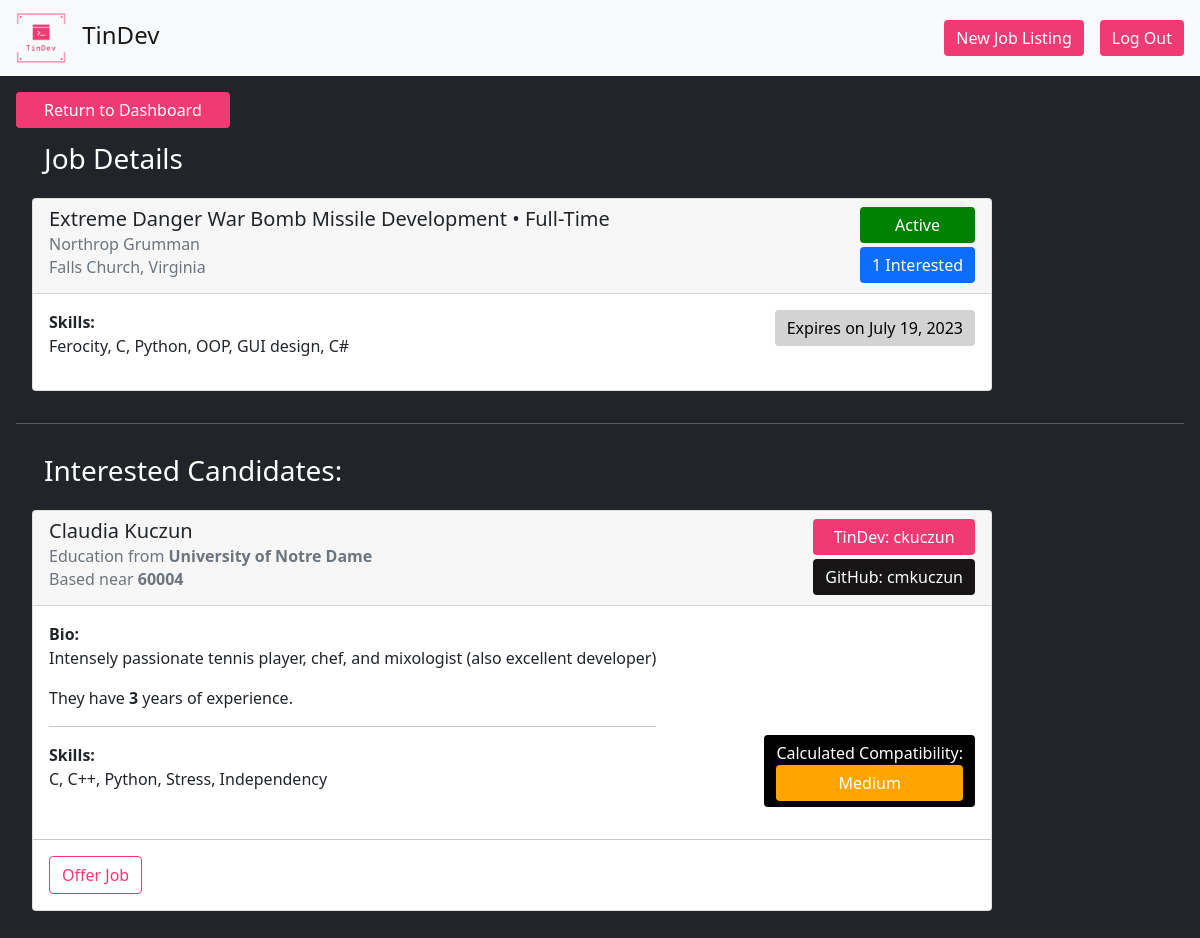
Screenshot of /recruiter/job_details/20 with the database file from the repository.
### rstart/models.py (models this page shows)
class JobPosting(models.Model):
    recruiter = models.CharField(max_length=200)
    company = models.CharField(max_length=200)
    candidate = models.CharField(max_length=200, null=True)
    interested = models.IntegerField(default=0)
    position = models.CharField(max_length=200)
    postype = models.BooleanField()
    city = models.CharField(max_length=200)
    state = models.CharField(max_length=200)
    skills = models.CharField(max_length=200)
    expiration = models.DateField()
    status = models.BooleanField()
    def is_expired(self):
        return not (date.today() < self.expiration)
    def num_interested(self):
        return len(JobInteraction.objects.filter(job=self.id, interested=True))

### cstart/models.py (models this page shows, shortened)
class Candidate(models.Model):
    name = models.CharField(max_length=200)
    bio = models.TextField(max_length=500, blank=True, default='')
    zipcode = models.IntegerField(default=00000)
    skills = models.CharField(max_length=200)
    github = models.CharField(max_length=200, blank=True, default='')
    years = models.IntegerField(default=0)
    education = models.CharField(max_length=300, blank=True, default='')
    username = models.CharField(max_length=200, unique=True)
    password = models.CharField(max_length=200)

### rstart/views.py (the view)
# urls.py: path('job_details/<str:job_id>', views.job_details, name="job_details"),
def job_details(request, job_id):
    job = JobPosting.objects.get(id=job_id)
    interactions = JobInteraction.objects.filter(job=job_id, interested=True)
    offer = JobOffer.objects.filter(job=job_id)
    candidates = list()
    for i in interactions:
        candidates.append(Candidate.objects.get(id=i.candidate).__dict__)
    for c in candidates:
        cskills = set([skill.lower() for skill in c['skills'].split(' ')])
        jskills = set([skill.lower() for skill in job.__dict__['skills'].split(' ')])
        score = 0
        for skill in cskills:
            if skill in jskills:
                score += 1
        if score <= 0:
            c['score'] = 1
        elif score > 0 and score < 3:
            c['score'] = 2
        else:
            c['score'] = 3
        if offer and offer[0].__dict__['candidate'] == c['id']:
            c['offer'] = True
            if offer[0].__dict__['accepted']:
                c['accepted'] = True
        else:
            c['offer'] = False
    return render(request, "tindev_site/recruiter/job_details.html", {"job": job, "candidates": candidates,})

### templates/tindev_site/recruiter/job_details.html (shortened to what this page needs)
<!DOCTYPE html>
<html lang="en">
<head>
    <link href="https://cdn.jsdelivr.net/npm/bootstrap@5.0.0/dist/css/bootstrap.min.css" rel="stylesheet">
</head>
<body class="bg-dark">
    <nav class="navbar navbar-light bg-light" style="padding: 0.5em 1em">
        <a class="navbar-brand" href="/" style="font-size: 1.5rem;">
            <img src="../../../static/img/logo.png" width="50" height="50" class="d-inline-block align-center" style="margin-right: 10px" alt="">
            TinDev
        </a>
        <div class="d-flex flex-row justify-content-between" style="padding: 0; margin: 0;">
            <button type="submit" class="btn btn-primary" style="background-color: #f03a75; border-style: none; margin-right: 1em;">
                <a href="/recruiter/create_job/" style="color: white; text-decoration:none; ">New Job Listing</a>
            </button>
            <button type="submit" class="btn btn-primary" style="background-color: #f03a75; border-style: none;">
                <a href="/recruiter/signout/" style="color: white; text-decoration:none; ">Log Out</a>
            </button>
        </div>
    </nav>
    <div class="bg-dark text-white" style="width: 100%; height: 100%; padding: 1em; margin: 0;">
        <button type="submit" class="btn btn-primary" style="border-style: none; background-color: #f03a75;">
            <a href="/recruiter/dashboard/" style="color: white; text-decoration:none;  padding: 0.5em 1em">
                Return to Dashboard
            </a>
        </button>
        <h3 style="padding: 0.5em 1em">
            Job Details
        </h3>
        <div class="card text-dark" style="width: 80vw; margin: 0rem 0rem 2rem 1rem;">
            <div class="card-header">
                <div class="d-flex justify-content-between">
                    <container>
                        <h5 class="card-title">
                            {{job.position}} &#x2022; {% if job.postype %}
                            Full-Time
                            {% else %}
                            Part-Time
                            {% endif %}
                        </h5>
                        <h6 class="card-subtitle mb-2 text-muted">
                            {{job.company}}
                        </h6>
                        <h6 class="card-subtitle mb-2 text-muted">
                            {{job.city}}, {{job.state}}
                        </h6>
                    </container>
                    <container class="d-flex flex-column">
                        {% if job.status %}
                        <b class="btn btn-primary" style="background-color: green; border-style: none; cursor: auto">
                            Active
                        </b>
                        {% else %}
                        <b class="btn btn-primary" style="background-color: red; border-style: none; cursor: auto">
                            Inactive
                        </b>
                        {% endif %}
                        <b class="btn btn-primary" style="border-style: none; cursor: auto; margin-top: 0.25em;">
                            {{job.num_interested}} Interested
                        </b>
                    </container>
                </div>
            </div>
            <div class="card-body">
                <div class="d-flex justify-content-between">
                    <container>
                        <b>Skills:</b>
                        <p>{{job.skills}}</p>
                    </container>
                    <container class="d-flex flex-column justify-content-start">
                        {% if not job.is_expired %}
                        <b class="btn btn-primary" style="background-color: lightgrey; border-style: none; cursor: auto; color: black">
                            Expires on {{job.expiration}}
                        </b>
                        {% else %}
                        <b class="btn btn-primary" style="background-color: black; border-style: none; cursor: auto">
                            Expired on {{job.expiration}}
                        </b>
                        {% endif %}
                    </container>
                </div>
            </div>
        </div>
        <hr>
        <h3 style="padding: 0.5em 1em">
            Interested Candidates:
        </h3>
        {% block content %}
        {% for candidate in candidates %}
        <div class="card text-dark" style="width: 80vw; margin: 0rem 0rem 2rem 1rem;">
            <div class="card-header">
                <div class="d-flex justify-content-between">
                    <container>
                        <h5 class="card-title">
                            {{candidate.name}}
                        </h5>
                        <h6 class="card-subtitle mb-2 text-muted">
                            Education from <b>{{candidate.education}}</b>
                        </h6>
                        <h6 class="card-subtitle mb-2 text-muted">
                            Based near <b>{{candidate.zipcode}}</b>
                        </h6>
                    </container>
                    <container class="d-flex flex-column">
                        <b class="btn btn-primary" style="background-color: #f03a75; color: white; border-style: none; cursor: auto">
                            TinDev: {{candidate.username}}
                        </b>
                        <b class="btn btn-primary" style="background-color: #171515; color: white; border-style: none; cursor: auto; margin-top: 0.25em;">
                            GitHub: {{candidate.github}}
                        </b>
                    </container>
                </div>
            </div>
            <div class="card-body">
                <div class="d-flex justify-content-between">
                    <container>
                        <b>Bio:</b>
                        <p>{{candidate.bio}}</p>
                        <p>They have <b>{{candidate.years}}</b> years of experience.</p>
                        <hr>
                        <b>Skills:</b>
                        <p>{{candidate.skills}}</p>
                    </container>
                    <container class="d-flex flex-column-reverse justify-content-start">
                        <b class="btn btn-primary d-flex flex-column" style="background-color: black; border-style: none; cursor: auto; color: white">
                            Calculated Compatibility:
                            {% if candidate.score == 1 %}
                            <b class="btn btn-primary d-flex flex-column" style="background-color: red; border-style: none; cursor: auto; color: white">
                                Low
                            </b>
                            {% elif candidate.score == 2 %}
                            <b class="btn btn-primary d-flex flex-column" style="background-color: orange; border-style: none; cursor: auto; color: white">
                                Medium
                            </b>
                            {% elif candidate.score == 3 %}
                            <b class="btn btn-primary d-flex flex-column" style="background-color: green; border-style: none; cursor: auto; color: white">
                                High
                            </b>
                            {% endif %}
                        </b>
                    </container>
                </div>
            </div>
            <hr>
            <div class="card-body d-flex flex-row justify-content-start align-center" style="margin: 0; padding-top: 0;">
                {% if candidate.offer == True %}
                {% if candidate.accepted == True %}
                <div class="btn btn-primary" style="margin: 0rem 1rem 0rem 0rem; border-color: #f03a75; background-color: #f03a75; border-style: solid; color: white; cursor: default;">
                    Job accepted by Candidate!
                </div>
                {% else %}
                <div class="btn btn-primary" style="margin: 0rem 1rem 0rem 0rem; border-color: #f03a75; background-color: #f03a75; border-style: solid; color: white; cursor: default;">
                    Job Offered!
                </div>
                {% endif %}
                {% elif job.candidate %}
                <div class="btn btn-primary" style="margin: 0rem 1rem 0rem 0rem; border-color: #f03a75; background-color: white; border-style: solid; color: #f03a75; cursor: default;">
                    A different Candidate has already accepted this job.
                </div>
                {% else %}
                <form action="{% url 'rstart:offer_job' job.id candidate.id %}" method="post" style="margin: 0rem 1rem 0rem 0rem;">
                    <button class="btn btn-primary" style="border-color: #f03a75; border-style: solid; color: #f03a75; background-color: white">
                        Offer Job
                    </button>
                </form>
                {% endif %}
            </div>
        </div>
        {% endfor %}
        {% endblock content %}
    </div>
</body>
</html>

### rows the page displays
JobPosting: position "Extreme Danger War Bomb Missile Development", company "Northrop Grumman", city "Falls Church", state "Virginia", num_interested "1", skills "Ferocity, C, Python, OOP, GUI design, C#", expiration "July 19, 2023"
Candidate: name "Claudia Kuczun", education "University of Notre Dame", zipcode "60004", username "ckuczun", github "cmkuczun", bio "Intensely passionate tennis player, chef, and mixologist (also excellent developer)", years "3", skills "C, C++, Python, Stress, Independency"
